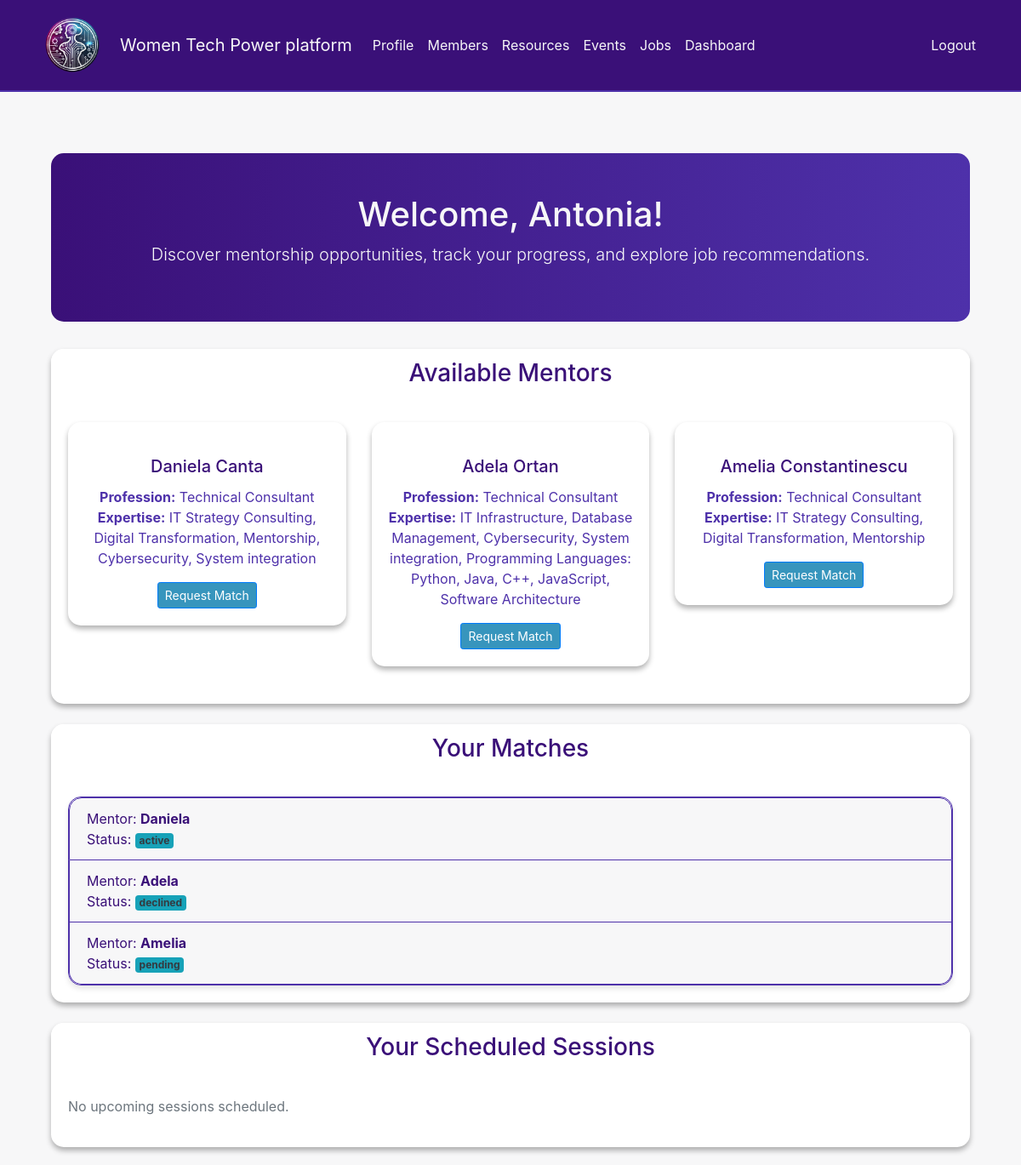
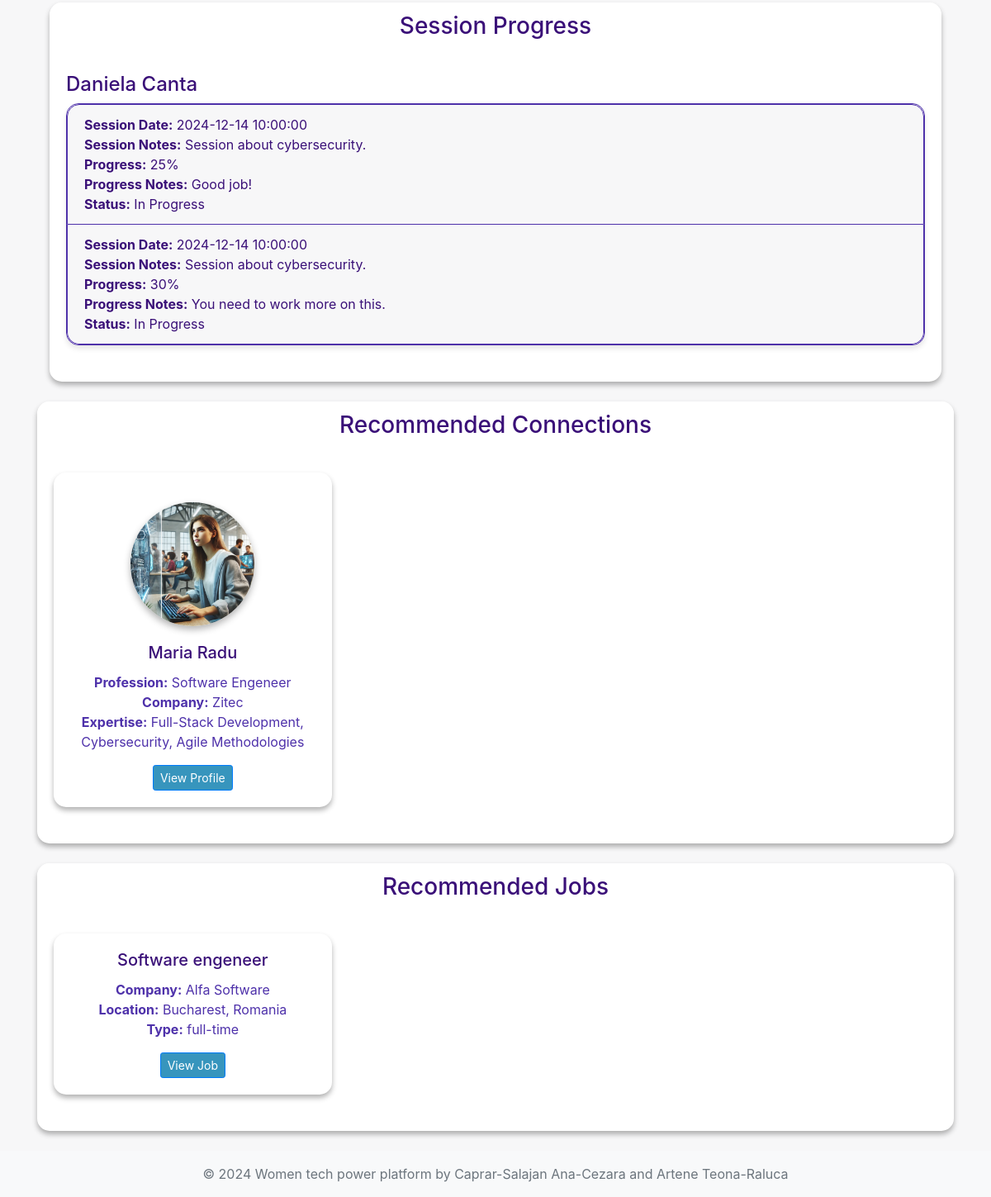
The page /proiectPHP/member_dashboard.php (signed in) on the database its author committed (2 pictures, top to bottom).
### tables this page shows
CREATE TABLE `members` (
  `id` int(11) NOT NULL,
  `first_name` varchar(50) NOT NULL,
  `last_name` varchar(50) NOT NULL,
  `email` varchar(100) NOT NULL,
  `password` varchar(255) NOT NULL,
  `profession` varchar(100) DEFAULT NULL,
  `company` varchar(100) DEFAULT NULL,
  `expertise` text DEFAULT NULL,
  `linkedin_profile` varchar(255) DEFAULT NULL,
  `status` enum('active','pending','mentor') DEFAULT 'pending',
  `created_at` timestamp NOT NULL DEFAULT current_timestamp(),
  `role` enum('member','mentor','admin') DEFAULT 'member',
  `profile_picture` varchar(255) DEFAULT NULL,
  `bio` text DEFAULT NULL
);

CREATE TABLE `mentorship_matches` (
  `id` int(11) NOT NULL,
  `mentor_id` int(11) NOT NULL,
  `mentee_id` int(11) NOT NULL,
  `created_at` timestamp NOT NULL DEFAULT current_timestamp(),
  `status` enum('active','completed','pending','declined') NOT NULL
);

CREATE TABLE `mentorship_sessions` (
  `id` int(11) NOT NULL,
  `match_id` int(11) NOT NULL,
  `session_date` datetime NOT NULL,
  `notes` text DEFAULT NULL,
  `feedback` text DEFAULT NULL
);

CREATE TABLE `mentorship_progress` (
  `id` int(11) NOT NULL,
  `session_id` int(11) NOT NULL,
  `progress_percentage` int(11) DEFAULT 0,
  `notes` text DEFAULT NULL,
  `is_completed` tinyint(1) DEFAULT 0
);

CREATE TABLE `jobs` (
  `id` int(11) NOT NULL,
  `title` varchar(255) NOT NULL,
  `description` text DEFAULT NULL,
  `company` varchar(100) DEFAULT NULL,
  `location` varchar(100) DEFAULT NULL,
  `job_type` enum('full-time','part-time','internship','freelance') DEFAULT NULL,
  `posted_by` int(11) DEFAULT NULL,
  `created_at` timestamp NOT NULL DEFAULT current_timestamp()
);

### proiectPHP/member_dashboard.php (the view, shortened to what this page needs)
<?php
    include_once "includes/header.php";
    $database = new Database();
    $db = $database->getConnection();
    $member_id = $_SESSION['user_id'];
    $queryUser = "
        SELECT profession, company, expertise
        FROM members
        WHERE id = :member_id
    ";
    $stmtUser = $db->prepare($queryUser);
    $stmtUser->bindParam(':member_id', $member_id);
    $stmtUser->execute();
    $user = $stmtUser->fetch(PDO::FETCH_ASSOC);
    if (empty($user['profession']) && empty($user['company']) && empty($user['expertise'])) {
        $recommendations = [];
    } else {
        $queryRecommendations = "
            SELECT id, first_name, last_name, profession, company, expertise, linkedin_profile, profile_picture
            FROM members
            WHERE id != :member_id
            AND (
                (profession LIKE :profession OR company LIKE :company) OR
                (profession LIKE :profession OR expertise LIKE :expertise) OR
                (company LIKE :company OR expertise LIKE :expertise)
            )
            LIMIT 15;
        ";
        $stmtRecommendations = $db->prepare($queryRecommendations);
        $stmtRecommendations->bindParam(':member_id', $member_id);
        $stmtRecommendations->bindValue(':profession', '%' . $user['profession'] . '%');
        $stmtRecommendations->bindValue(':company', '%' . $user['company'] . '%');
        $stmtRecommendations->bindValue(':expertise', '%' . $user['expertise'] . '%');
        $stmtRecommendations->execute();
        $recommendations = $stmtRecommendations->fetchAll(PDO::FETCH_ASSOC);
    }
    $jobRecommendations = [];
    if (!empty($user['profession']) || !empty($user['expertise'])) {
        $queryJobRecommendations = "
        SELECT id, title, description, company, location, job_type
        FROM jobs
        WHERE
            (title LIKE :profession OR description LIKE :profession)
            OR
            (title LIKE :expertise OR description LIKE :expertise)
        LIMIT 10;
    ";
        $stmtJobRecommendations = $db->prepare($queryJobRecommendations);
        $professionSearchTerm = !empty($user['profession']) ? '%' . $user['profession'] . '%' : null;
        $expertiseSearchTerm = !empty($user['expertise']) ? '%' . $user['expertise'] . '%' : null;
        $stmtJobRecommendations->bindValue(':profession', $professionSearchTerm, $professionSearchTerm ? PDO::PARAM_STR : PDO::PARAM_NULL);
        $stmtJobRecommendations->bindValue(':expertise', $expertiseSearchTerm, $expertiseSearchTerm ? PDO::PARAM_STR : PDO::PARAM_NULL);
        $stmtJobRecommendations->execute();
        $jobRecommendations = $stmtJobRecommendations->fetchAll(PDO::FETCH_ASSOC);
    }
    $queryMentors = "
        SELECT id, first_name, last_name, expertise, profession
        FROM members
        WHERE status = 'mentor'
    ";
    $stmtMentors = $db->prepare($queryMentors);
    $stmtMentors->execute();
    $mentors = $stmtMentors->fetchAll(PDO::FETCH_ASSOC);
    $queryMatches = "
        SELECT
            m.id AS match_id,
            mentor.first_name AS mentor_name,
            m.status
        FROM mentorship_matches m
        JOIN members mentor ON m.mentor_id = mentor.id
        WHERE m.mentee_id = :mentee_id
    ";
    $stmtMatches = $db->prepare($queryMatches);
    $stmtMatches->bindParam(':mentee_id', $member_id);
    $stmtMatches->execute();
    $matches = $stmtMatches->fetchAll(PDO::FETCH_ASSOC);
    $queryMenteeSessions = "
SELECT s.id AS session_id, mentor.first_name, mentor.last_name, s.session_date, s.notes, s.feedback
FROM mentorship_sessions s
JOIN mentorship_matches m ON s.match_id = m.id
JOIN members mentor ON m.mentor_id = mentor.id
WHERE m.mentee_id = :mentee_id AND s.session_date >= NOW()
ORDER BY s.session_date ASC
";
    $stmtMenteeSessions = $db->prepare($queryMenteeSessions);
    $stmtMenteeSessions->bindParam(':mentee_id', $member_id);
    $stmtMenteeSessions->execute();
    $menteeSessions = $stmtMenteeSessions->fetchAll(PDO::FETCH_ASSOC);
    $queryMenteeProgress = "
    SELECT
        s.id AS session_id,
        mentor.first_name,
        mentor.last_name,
        s.session_date,
        s.notes AS session_notes,
        p.progress_percentage,
        p.notes AS progress_notes,
        p.is_completed
    FROM mentorship_sessions s
    JOIN mentorship_matches m ON s.match_id = m.id
    JOIN members mentor ON m.mentor_id = mentor.id
    LEFT JOIN mentorship_progress p ON s.id = p.session_id
    WHERE m.mentee_id = :mentee_id
";
    $stmtMenteeProgress = $db->prepare($queryMenteeProgress);
    $stmtMenteeProgress->bindParam(':mentee_id', $member_id);
    $stmtMenteeProgress->execute();
    $menteeProgress = $stmtMenteeProgress->fetchAll(PDO::FETCH_ASSOC);
?>
<!DOCTYPE html>
<html lang="en">
<head>
</head>
<body>
<div class="container mt-5">
    <div class="jumbotron text-center">
        <h1>Welcome, <?php echo htmlspecialchars($_SESSION['first_name']); ?>!</h1>
        <p class="lead">Discover mentorship opportunities, track your progress, and explore job recommendations.</p>
    </div>
    <div class="card mb-4">
        <div class="card-header">
            <h3 class="text-center">Available Mentors</h3>
        </div>
        <div class="card-body">
            <?php if (empty($mentors)): ?>
                <p class="text-muted">No mentors available at the moment.</p>
            <?php else: ?>
                <div class="row">
                    <?php foreach ($mentors as $mentor): ?>
                        <div class="col-md-4">
                            <div class="card member-card mb-4">
                                <div class="card-body text-center">
                                    <h5 class="card-title">
                                        <?php echo htmlspecialchars($mentor['first_name'] . ' ' . $mentor['last_name']); ?>
                                    </h5>
                                    <p class="card-text">
                                        <strong>Profession:</strong> <?php echo htmlspecialchars($mentor['profession']); ?><br>
                                        <strong>Expertise:</strong> <?php echo htmlspecialchars($mentor['expertise']); ?>
                                    </p>
                                    <form method="POST" action="">
                                        <button type="submit" class="btn btn-primary btn-sm">Request Match</button>
                                    </form>
                                </div>
                            </div>
                        </div>
                    <?php endforeach; ?>
                </div>
            <?php endif; ?>
        </div>
    </div>
    <div class="card mb-4">
        <div class="card-header">
            <h3 class="text-center">Your Matches</h3>
        </div>
        <div class="card-body">
            <?php if (empty($matches)): ?>
                <p class="text-muted">You have no matches yet.</p>
            <?php else: ?>
                <ul class="list-group">
                    <?php foreach ($matches as $match): ?>
                        <li class="list-group-item">
                            Mentor: <strong><?php echo htmlspecialchars($match['mentor_name']); ?></strong><br>
                            Status: <span class="badge bg-info text-dark"><?php echo htmlspecialchars($match['status']); ?></span>
                        </li>
                    <?php endforeach; ?>
                </ul>
            <?php endif; ?>
        </div>
    </div>
    <div class="card mb-4">
        <div class="card-header">
            <h3 class="text-center">Your Scheduled Sessions</h3>
        </div>
        <div class="card-body">
            <?php if (empty($menteeSessions)): ?>
                <p class="text-muted">No upcoming sessions scheduled.</p>
            <?php endif; ?>
        </div>
    </div>
    <div class="card mb-4">
        <div class="card-header">
            <h3 class="text-center">Session Progress</h3>
        </div>
        <div class="card-body">
            <?php if (empty($menteeProgress)): ?>
                <p class="text-muted">No progress tracked for your sessions yet.</p>
            <?php else: ?>
                <?php
                $groupedProgress = [];
                foreach ($menteeProgress as $progress) {
                    $mentorName = $progress['first_name'] . ' ' . $progress['last_name'];
                    if (!isset($groupedProgress[$mentorName])) {
                        $groupedProgress[$mentorName] = [];
                    }
                    $groupedProgress[$mentorName][] = $progress;
                }
                ?>
                <?php foreach ($groupedProgress as $mentorName => $sessions): ?>
                    <div class="mb-4">
                        <h4><?php echo htmlspecialchars($mentorName); ?></h4>
                        <ul class="list-group">
                            <?php foreach ($sessions as $progress): ?>
                                <li class="list-group-item">
                                    <strong>Session Date:</strong> <?php echo htmlspecialchars($progress['session_date']); ?><br>
                                    <strong>Session Notes:</strong> <?php echo htmlspecialchars($progress['session_notes']); ?><br>
                                    <strong>Progress:</strong> <?php echo htmlspecialchars($progress['progress_percentage'] ?? 0); ?>%<br>
                                    <strong>Progress Notes:</strong> <?php echo htmlspecialchars($progress['progress_notes'] ?? 'No notes'); ?><br>
                                    <strong>Status:</strong> <?php echo $progress['is_completed'] ? 'Completed' : 'In Progress'; ?>
                                </li>
                            <?php endforeach; ?>
                        </ul>
                    </div>
                <?php endforeach; ?>
            <?php endif; ?>
        </div>
    </div>
</div>
    <div class="card mb-4">
        <div class="card-header">
            <h3 class="text-center">Recommended Connections</h3>
        </div>
        <div class="card-body">
            <?php if (empty($recommendations)): ?>
                <p class="text-muted">No recommended members found. Update your profile to improve recommendations!</p>
            <?php else: ?>
                <div class="row">
                    <?php foreach ($recommendations as $rec): ?>
                        <div class="col-md-4">
                            <div class="card member-card mb-4">
                                <img src="<?php echo htmlspecialchars($rec['profile_picture'] ?: 'uploads/default-profile.png'); ?>"
                                     class="card-img-top rounded-circle mx-auto d-block mt-3"
                                     alt="Profile Picture"
                                     style="width: 150px; height: 150px;">
                                <div class="card-body text-center">
                                    <h5 class="card-title"><?php echo htmlspecialchars($rec['first_name'] . ' ' . $rec['last_name']); ?></h5>
                                    <p class="card-text">
                                        <strong>Profession:</strong> <?php echo htmlspecialchars($rec['profession']); ?><br>
                                        <strong>Company:</strong> <?php echo htmlspecialchars($rec['company']); ?><br>
                                        <strong>Expertise:</strong> <?php echo htmlspecialchars($rec['expertise']); ?>
                                    </p>
                                    <a href="profile.php?id=<?php echo $rec['id']; ?>" class="btn btn-primary btn-sm">View Profile</a>
                                </div>
                            </div>
                        </div>
                    <?php endforeach; ?>
                </div>
            <?php endif; ?>
        </div>
    </div>
    <div class="card mb-4">
        <div class="card-header">
            <h3 class="text-center">Recommended Jobs</h3>
        </div>
        <div class="card-body">
            <?php if (empty($jobRecommendations)): ?>
                <p class="text-muted">No job recommendations found. Please update your profile for better matches!</p>
            <?php else: ?>
                <div class="row">
                    <?php foreach ($jobRecommendations as $job): ?>
                        <div class="col-md-4">
                            <div class="card job-card mb-4">
                                <div class="card-body text-center">
                                    <h5 class="card-title"><?php echo htmlspecialchars($job['title']); ?></h5>
                                    <p class="card-text">
                                        <strong>Company:</strong> <?php echo htmlspecialchars($job['company']); ?><br>
                                        <strong>Location:</strong> <?php echo htmlspecialchars($job['location']); ?><br>
                                        <strong>Type:</strong> <?php echo htmlspecialchars($job['job_type']); ?>
                                    </p>
                                    <a href="list_jobs.php?job_id=<?php echo $job['id']; ?>#job-<?php echo $job['id']; ?>" class="btn btn-primary btn-sm">View Job</a>
                                </div>
                            </div>
                        </div>
                    <?php endforeach; ?>
                </div>
            <?php endif; ?>
        </div>
    </div>
</body>
</html>
<?php
    include_once "includes/footer.php";
?>

### rows shown on the page
members: first_name+last_name "Daniela Canta", profession "Technical Consultant", expertise "IT Strategy Consulting, Digital Transformation, Mentorship, Cybersecurity, System integration"
members: first_name+last_name "Adela Ortan", profession "Technical Consultant", expertise "IT Infrastructure, Database Management, Cybersecurity, System integration, Programming Languages: Python, Java, C++, JavaScript, Software Architecture"
members: first_name+last_name "Amelia Constantinescu", profession "Technical Consultant", expertise "IT Strategy Consulting, Digital Transformation, Mentorship"
mentorship_matches: mentor.first_name "Daniela", status "active"
mentorship_matches: mentor.first_name "Adela", status "declined"
mentorship_matches: mentor.first_name "Amelia", status "pending"
mentorship_sessions: members.first_name+last_name "Daniela Canta", session_date "2024-12-14 10:00:00", notes "Session about cybersecurity.", mentorship_progress.progress_percentage "25", mentorship_progress.notes "Good job!", mentorship_progress.progress_percentage "30", mentorship_progress.notes "You need to work more on this."
members: profile_picture (picture), first_name+last_name "Maria Radu", profession "Software Engeneer", company "Zitec", expertise "Full-Stack Development, Cybersecurity, Agile Methodologies"
jobs: title "Software engeneer", company "Alfa Software", location "Bucharest, Romania", job_type "full-time"

### other values the page prints
$_SESSION['first_name'] "Antonia"
